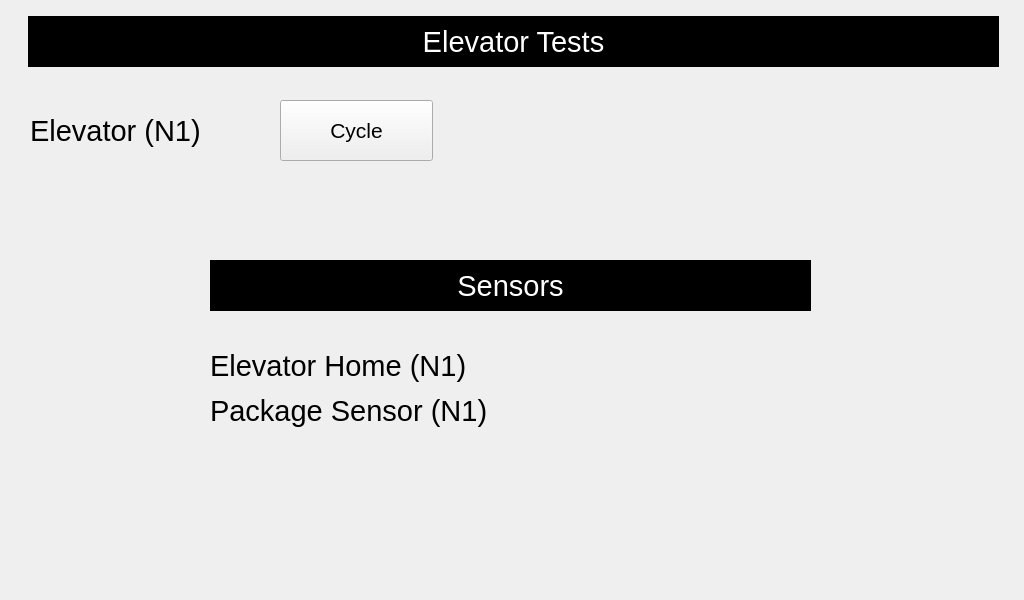
<?xml version="1.0" encoding="UTF-8"?>
<ui version="4.0">
 <class>serviceNewWrapperTestElevator</class>
 <widget class="QWidget" name="serviceNewWrapperTestElevator">
  <property name="geometry">
   <rect>
    <x>0</x>
    <y>0</y>
    <width>1024</width>
    <height>600</height>
   </rect>
  </property>
  <property name="font">
   <font>
    <pointsize>22</pointsize>
   </font>
  </property>
  <property name="windowTitle">
   <string>Form</string>
  </property>
  <widget class="QLabel" name="label">
   <property name="geometry">
    <rect>
     <x>28</x>
     <y>16</y>
     <width>971</width>
     <height>51</height>
    </rect>
   </property>
   <property name="font">
    <font>
     <pointsize>22</pointsize>
    </font>
   </property>
   <property name="styleSheet">
    <string notr="true">background-color: rgb(0, 0, 0);
color: rgb(255, 255, 255);</string>
   </property>
   <property name="text">
    <string>Elevator Tests</string>
   </property>
   <property name="alignment">
    <set>Qt::AlignCenter</set>
   </property>
  </widget>
  <widget class="QLabel" name="lblProductNumber_2">
   <property name="geometry">
    <rect>
     <x>30</x>
     <y>110</y>
     <width>531</width>
     <height>41</height>
    </rect>
   </property>
   <property name="text">
    <string>Elevator (N1)</string>
   </property>
   <property name="alignment">
    <set>Qt::AlignLeading|Qt::AlignLeft|Qt::AlignVCenter</set>
   </property>
  </widget>
  <widget class="QLabel" name="lblProductNumber_4">
   <property name="geometry">
    <rect>
     <x>210</x>
     <y>340</y>
     <width>521</width>
     <height>51</height>
    </rect>
   </property>
   <property name="text">
    <string>Elevator Home (N1)</string>
   </property>
   <property name="alignment">
    <set>Qt::AlignLeading|Qt::AlignLeft|Qt::AlignVCenter</set>
   </property>
  </widget>
  <widget class="QLabel" name="lblProductNumber_5">
   <property name="geometry">
    <rect>
     <x>210</x>
     <y>390</y>
     <width>521</width>
     <height>41</height>
    </rect>
   </property>
   <property name="text">
    <string>Package Sensor (N1)</string>
   </property>
   <property name="alignment">
    <set>Qt::AlignLeading|Qt::AlignLeft|Qt::AlignVCenter</set>
   </property>
  </widget>
  <widget class="QLabel" name="lblPrimaryStation">
   <property name="geometry">
    <rect>
     <x>210</x>
     <y>260</y>
     <width>601</width>
     <height>51</height>
    </rect>
   </property>
   <property name="font">
    <font>
     <pointsize>22</pointsize>
    </font>
   </property>
   <property name="styleSheet">
    <string notr="true">background-color: rgb(0, 0, 0);
color: rgb(255, 255, 255);</string>
   </property>
   <property name="text">
    <string>Sensors</string>
   </property>
   <property name="alignment">
    <set>Qt::AlignCenter</set>
   </property>
  </widget>
  <widget class="QLabel" name="lblElevatorSensor">
   <property name="geometry">
    <rect>
     <x>630</x>
     <y>340</y>
     <width>181</width>
     <height>41</height>
    </rect>
   </property>
   <property name="font">
    <font>
     <pointsize>15</pointsize>
    </font>
   </property>
   <property name="styleSheet">
    <string notr="true"/>
   </property>
   <property name="text">
    <string notr="true"/>
   </property>
   <property name="alignment">
    <set>Qt::AlignCenter</set>
   </property>
  </widget>
  <widget class="QLabel" name="lblPackageSensor">
   <property name="geometry">
    <rect>
     <x>630</x>
     <y>390</y>
     <width>181</width>
     <height>41</height>
    </rect>
   </property>
   <property name="font">
    <font>
     <pointsize>15</pointsize>
    </font>
   </property>
   <property name="styleSheet">
    <string notr="true"/>
   </property>
   <property name="text">
    <string notr="true"/>
   </property>
   <property name="alignment">
    <set>Qt::AlignCenter</set>
   </property>
  </widget>
  <widget class="QPushButton" name="btnElevatorCycle">
   <property name="geometry">
    <rect>
     <x>280</x>
     <y>100</y>
     <width>153</width>
     <height>61</height>
    </rect>
   </property>
   <property name="sizePolicy">
    <sizepolicy hsizetype="Preferred" vsizetype="Preferred">
     <horstretch>0</horstretch>
     <verstretch>0</verstretch>
    </sizepolicy>
   </property>
   <property name="minimumSize">
    <size>
     <width>129</width>
     <height>61</height>
    </size>
   </property>
   <property name="maximumSize">
    <size>
     <width>171</width>
     <height>61</height>
    </size>
   </property>
   <property name="font">
    <font>
     <pointsize>16</pointsize>
    </font>
   </property>
   <property name="text">
    <string>Cycle</string>
   </property>
  </widget>
 </widget>
 <resources/>
 <connections/>
</ui>
